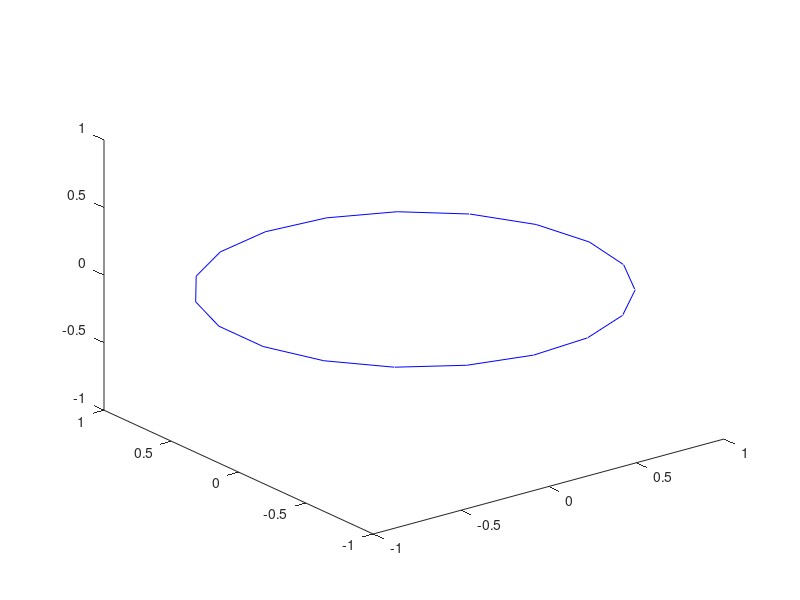

Write the MATLAB code that produced this figure.
% TODO: documentation on top

function varargout = circle3(N, R, C, u,v)
    
    % Set default values for omitted arguments
    if nargin < 5
        v = [0; 1; 0]; end
    if nargin < 4
        u = [1; 0; 0]; end
    if nargin < 3
        C = [0; 0; 0]; end
    if nargin < 2
        R = 1; end
    if nargin < 1
        N = 20; end
    
    % Cannot plot in more-than-3 dimensions, or in only 1
    if length(u)>3 || length(v)>3 || length(C)>3 || ...
       length(u)<2 || length(v)<2 || length(C)<2
        error('circle:no_hypercircles',...
            'Input arguments ''C'', ''u'' and ''v'' must be at least 2, and at most 3-dimensional.');
    end
    
    % Only vector input
    if ~isvector(C) || ~isvector(u) || ~isvector(v)
        error('circle:only_vectors',...
            'Input arguments ''C'', ''u'' and ''v'' must all be 2D or 3D vectors.');
    end
    
    % Inconsistent sizes
    if length(u)~=length(v) || length(u)~=length(C)        
        error('circle:inconsistent_dimensions',...
            ['Inconsistent dimensions.\n',...
            'Input arguments ''C'', ''u'' and ''v'' must have the same number of elements.']);
    end
    
    % Cannot normalize the zero vector
    if norm(u) < sqrt(eps) || norm(v) < sqrt(eps)
        error('circle:invalid_base',...
            'One of the base vectors ''u'' or ''v'' has zero length.');
    end
    
    % Make everything a columnvector, and make sure u and v are unit vectors    
    C = C(:);
    u = u(:)/norm(u);
    v = v(:)/norm(v);
    
    % u and v are not a valid base 
    if (u.'*v) > sqrt(eps)
        error('circle:invalid_base',...
            'Base vectors ''u'' and ''v'' are not perpendicular.');
    end
    
    % compute all points on the circle
    t = linspace(0, 2*pi, N);
    circ = bsxfun(@plus, C, bsxfun(@times,u,R*cos(t)) + bsxfun(@times,v,R*sin(t)));
       
    % make plot when called without output
    if nargout == 0
        plot3(circ(1,:),circ(2,:),circ(3,:), 'b-');    
        
    % Distribute points over output arguments otherwise
    else        
        varargout{1} = circ(1,:).';
        varargout{2} = circ(2,:).';
        varargout{3} = circ(3,:).';
    end
    
end % function circle


